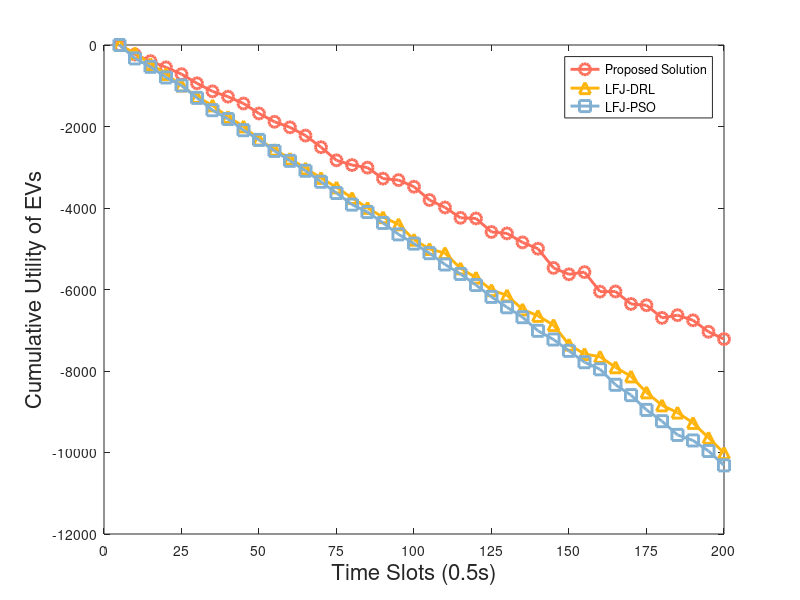

Write MATLAB code to recreate this figure. (Note: this script raises an error after producing the figure.)
clc
clear all
data = csvread('VSUE.csv');
plot(data(2, 2:41), '-o', 'MarkerSize', 8, 'Color', '#FD6D5A', 'LineWidth', 2.1);
hold on
plot(data(3, 2:41), '-^', 'MarkerSize', 8, 'Color', '#FEB40B',  'LineWidth', 2.1);
hold on
plot(data(4, 2:41), '-s', 'MarkerSize', 8, 'Color', '#82B0D2',  'LineWidth', 2.1);
hold on
%plot(data(:, 4), '-^', 'MarkerSize', 12, 'Color',[0.18039 0.5451 0.34118], 'LineWidth', 3.2)
%hold on
%plot(data(:, 5), '-*', 'MarkerSize', 12, 'Color',[0.8549 0.64706 0.12549], 'LineWidth', 3.2)
%hold on

g=legend('Proposed Solution', 'LFJ-DRL', 'LFJ-PSO');
hx=xlabel('Time Slots (0.5s)','FontSize',16); 
hy=ylabel('Cumulative Utility of EVs','FontSize',16);


k=set(gca,'xtick',0:5:40,'XTickLabel',{'0','25','50','75','100','125','150','175','200'});
set(g,'Interpreter','latex','FontSize',16,'FontWeight','normal')
set(hx,'Interpreter','latex','FontSize',16,'FontWeight','normal')
set(hy,'Interpreter','latex','FontSize',16,'FontWeight','normal')

